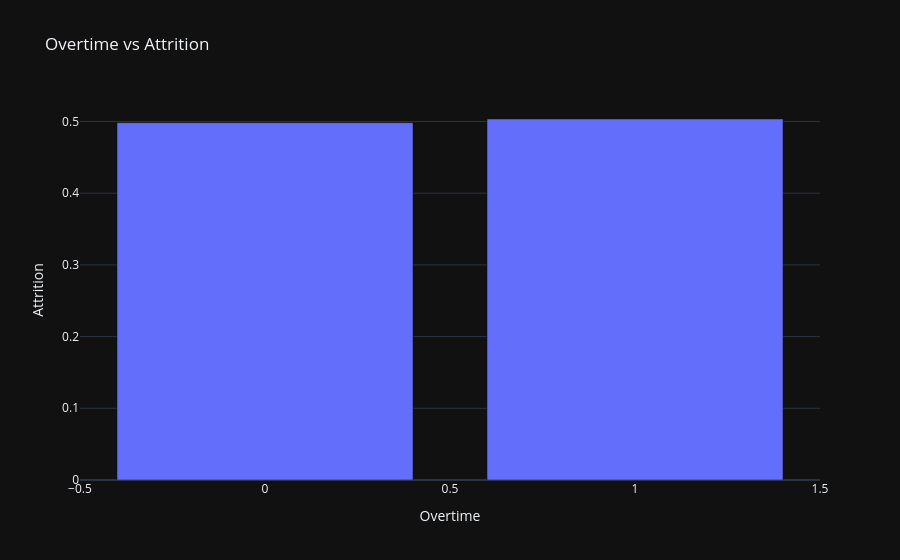

Notebook code for this chart:
### Code cell
# ==========================
# 6. Overtime vs attrition
# ==========================
overtime = df.groupby("Overtime")["Attrition"].mean().reset_index()

fig6 = px.bar(
    overtime,
    x="Overtime",
    y="Attrition",
    title="Overtime vs Attrition"
)
fig6.show()

### Figure 1 — Plotly figure (JSON) as saved in the notebook; plotly's stock layout.template omitted (floating-point values rounded to 4 significant figures)
{"data": [{"hovertemplate": "Overtime=%{x}<br>Attrition=%{y}<extra></extra>", "legendgroup": "", "marker": {"color": "#636efa", "pattern": {"shape": ""}}, "name": "", "orientation": "v", "showlegend": false, "textposition": "auto", "x": [0, 1], "xaxis": "x", "y": [0.4984, 0.5034], "yaxis": "y", "type": "bar"}], "layout": {"xaxis": {"anchor": "y", "domain": [0.0, 1.0], "title": {"text": "Overtime"}}, "yaxis": {"anchor": "x", "domain": [0.0, 1.0], "title": {"text": "Attrition"}}, "legend": {"tracegroupgap": 0}, "title": {"text": "Overtime vs Attrition"}, "barmode": "relative"}}
